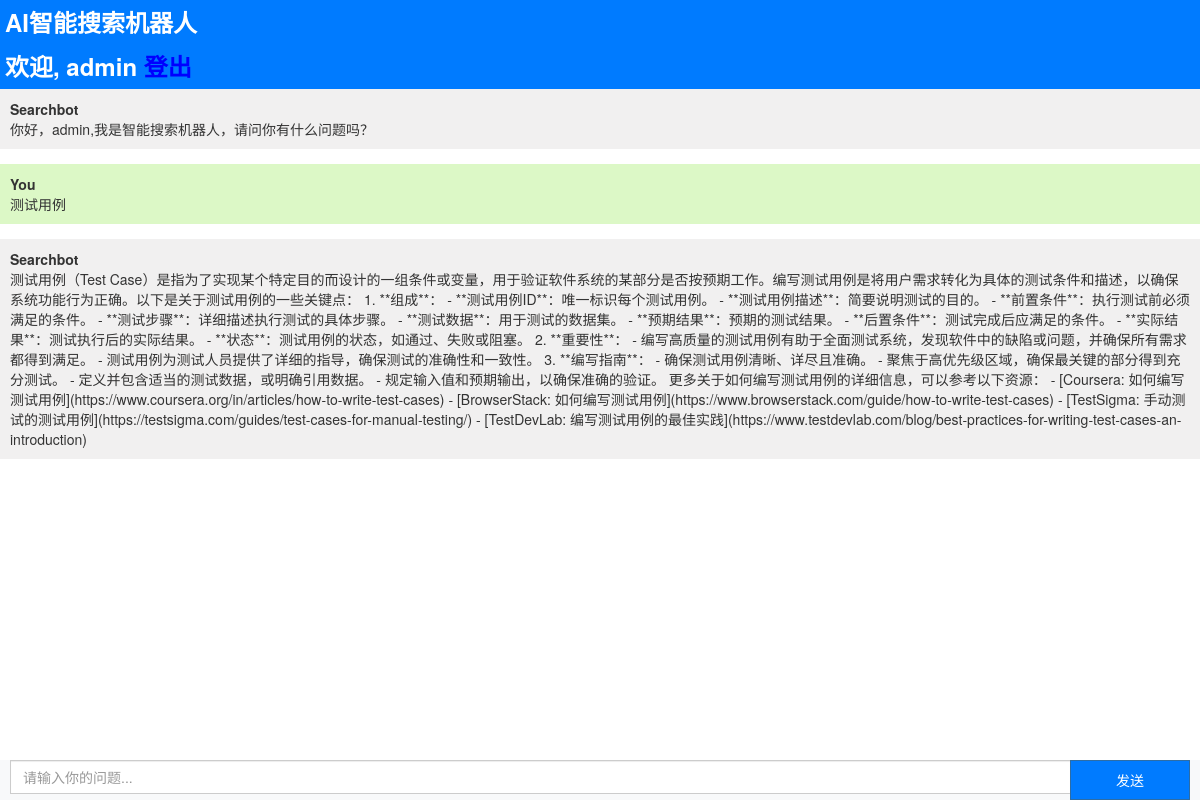
The page / (signed in) on the database as committed earlier.
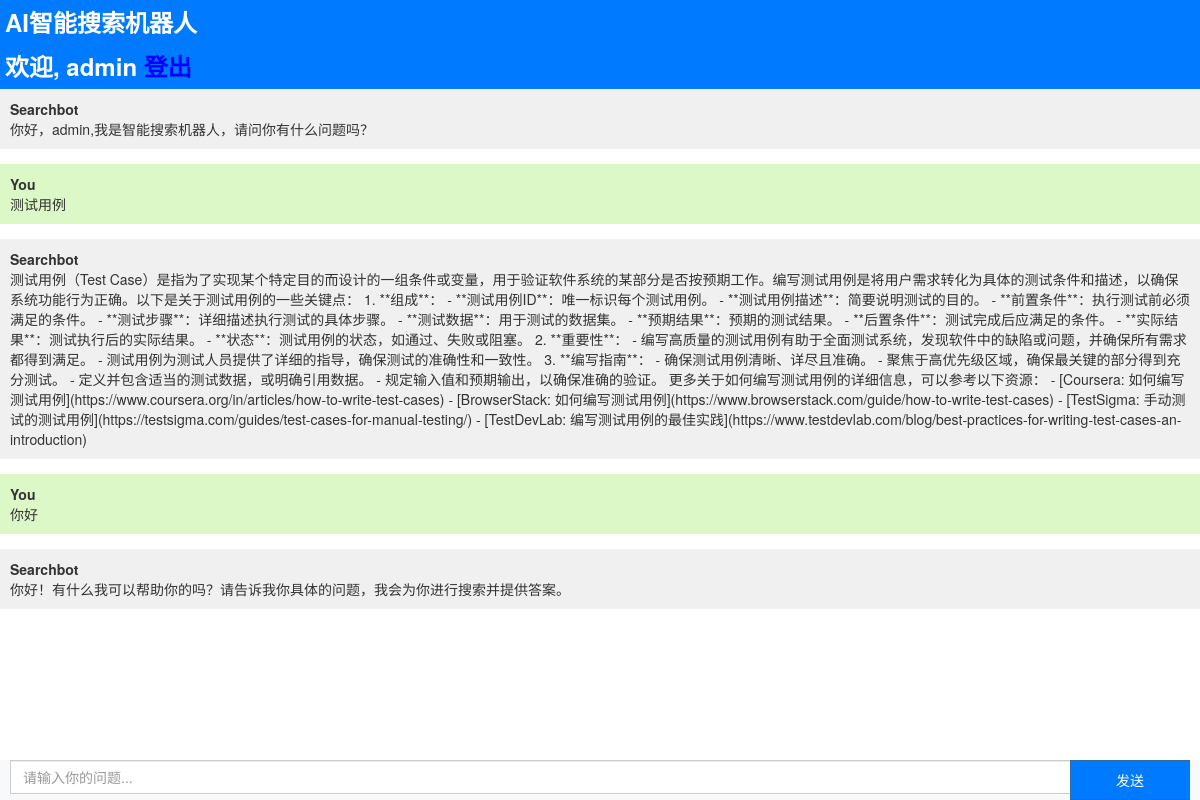
The same page on the database as committed later.
### searchbot/models.py (models this page shows, shortened)
class Chat(models.Model):
    user = models.ForeignKey(User, on_delete=models.CASCADE)
    message = models.TextField()
    response = models.TextField()
    created_at = models.DateTimeField(auto_now_add=True)

### searchbot/views.py (the view, shortened to what this page needs)
# urls.py: path("", include("searchbot.urls"))
def searchbot(request):
    if request.user.is_authenticated:
        chats = Chat.objects.filter(user=request.user)
    else:
        chats = []
    return render(request, 'searchbot.html', {'chats': chats})

### templates/searchbot.html (shortened to what this page needs)
{% extends 'base.html' %}
{% block content %}
<div class="chat-container">
  <div class="card flex-grow-1">
    <div class="card-header bg-primary text-white">AI智能搜索机器人</div>
    {% if user.is_authenticated %}
    <div class="card-header bg-primary text-white"><b>欢迎, {{user.username}}</b> <a style="color:blue;" href="logout">登出</a>
    </div>
    {% else %}
    <div class="card-header bg-primary text-white"><a style="color: blue" href="login">登录</a> <a style="color: blue;"
        href="register">注册</a></div>
    {% endif %}
    <div class="card-body messages-box">
      <ul class="list-unstyled messages-list">
        <li class="message received">
                  <div class="message-text">
                    <div class="message-sender">
                      <b>Searchbot</b>
                    </div>
                    <div class="message-content">
                      你好，{{user.username}},我是智能搜索机器人，请问你有什么问题吗？
                    </div>
                  </div>
                </li>
        {% for chat in chats %}
        {% if chat.user == request.user %}
        <li class="message sent">
          <div class="message-text">
            <div class="message-sender">
              <b>You</b>
            </div>
            <div class="message-content">
              {{chat.message}}
            </div>
          </div>
        </li>
        <li class="message received">
          <div class="message-text">
            <div class="message-sender">
              <b>Searchbot</b>
            </div>
            <div class="message-content">
              {{chat.response}}
            </div>
          </div>
        </li>
            {% endif %}
            {% endfor %}
      </ul>
    </div>
    <br><br>
    <br><br>
    <br><br>
  </div>
  <form class="message-form">
      <div class="input-group">
        <input type="text" class="form-control message-input" placeholder="请输入你的问题...">
        <div class="input-group-append">
          <button type="submit" class="btn btn-primary btn-send">发送</button>
        </div>
      </div>
  </form>
</div>
{% endblock %}

### templates/base.html (shortened to what this page needs)
<!DOCTYPE html>
<html lang="zh">
  <head>
    <link rel="stylesheet" href="css/bootstrap.min.css">
  </head>
  <body>
    {% block content %}{% endblock %}
  </body>
</html>

### templates/searchbot.html (style rules this page uses)
body, html { height: 100%; }
.card-header { background-color: #007bff; color: white; font-size: 24px; font-weight: bold; padding: 5px; }
.messages-box { flex: 1; overflow-y: auto; }
.messages-list { padding-left: 0; }
.message { margin-bottom: 15px; list-style: none; }
.message-text { padding: 10px; border-radius: 5px; }
.sent { background-color: #dcf8c6; align-self: flex-end; }
.received { background-color: #f1f0f0; align-self: flex-start; }
.message-form { display: flex; position: fixed; bottom: 0; left: 0; right: 0; padding: 10px; background-color: #f8f9fa; justify-content: center; align-items: center; width: 100%; height: 40px; }
.message-input { flex: 1; border-radius: 0; border-right: none; height: 85%; }
.input-group { display: flex; width: 100%; height: 40px; }
.btn-send { border-radius: 0; min-width: 120px; height: 100%; background-color: #007bff; }
.chat-container { height: 100%; display: flex; flex-direction: column; }

Rows that differ between the two databases and show on the page:
added Chat: message "你好", response "你好！有什么我可以帮助你的吗？请告诉我你具体的问题，我会为你进行搜索并提供答案。"
